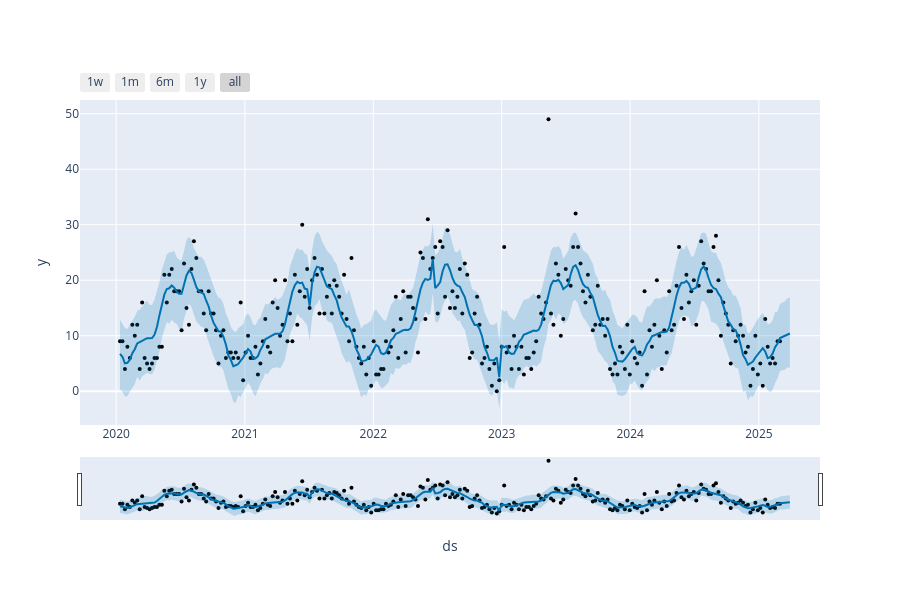
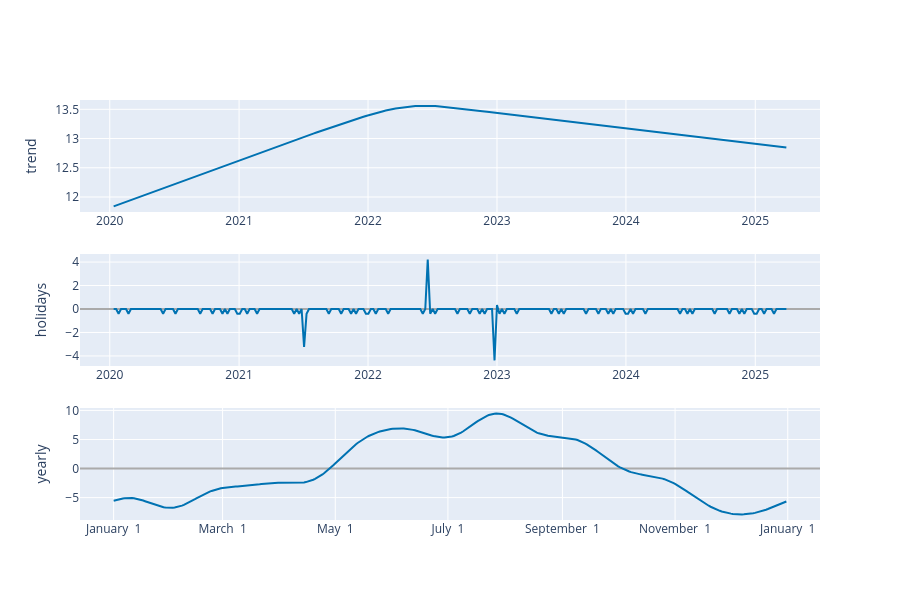

Write notebook code for charts like these, in order.
### Markdown cell above
## Plots and Evaluation of the Model

### Code cell
fig1 = plot_plotly(m, forecast)
fig1.show()

fig2 = plot_components_plotly(m, forecast)
fig2.show()

### Figure 1 — Plotly figure (JSON) as saved in the notebook; plotly's stock layout.template omitted (floating-point values rounded to 4 significant figures; data arrays with more than 128 entries replaced by an {"elided": "..."} marker saying what was removed)
{"data": [{"marker": {"color": "black", "size": 4}, "mode": "markers", "name": "Actual", "type": "scatter", "x": {"elided": "269 str values"}, "y": {"elided": "269 int values"}}, {"hoverinfo": "skip", "line": {"width": 0}, "mode": "lines", "type": "scatter", "x": {"elided": "273 str values"}, "y": {"elided": "273 float values"}}, {"fill": "tonexty", "fillcolor": "rgba(0, 114, 178, 0.2)", "line": {"color": "#0072B2", "width": 2}, "mode": "lines", "name": "Predicted", "type": "scatter", "x": {"elided": "273 str values"}, "y": {"elided": "273 float values"}}, {"fill": "tonexty", "fillcolor": "rgba(0, 114, 178, 0.2)", "hoverinfo": "skip", "line": {"width": 0}, "mode": "lines", "type": "scatter", "x": {"elided": "273 str values"}, "y": {"elided": "273 float values"}}], "layout": {"height": 600, "showlegend": false, "width": 900, "xaxis": {"rangeselector": {"buttons": [{"count": 7, "label": "1w", "step": "day", "stepmode": "backward"}, {"count": 1, "label": "1m", "step": "month", "stepmode": "backward"}, {"count": 6, "label": "6m", "step": "month", "stepmode": "backward"}, {"count": 1, "label": "1y", "step": "year", "stepmode": "backward"}, {"step": "all"}]}, "rangeslider": {"visible": true}, "title": {"text": "ds"}, "type": "date"}, "yaxis": {"title": {"text": "y"}}}}

### Figure 2 — Plotly figure (JSON) as saved in the notebook; plotly's stock layout.template omitted (floating-point values rounded to 4 significant figures; data arrays with more than 128 entries replaced by an {"elided": "..."} marker saying what was removed)
{"data": [{"line": {"color": "#0072B2", "width": 2}, "mode": "lines", "name": "trend", "type": "scatter", "x": {"elided": "273 str values"}, "xaxis": "x", "y": {"elided": "273 float values"}, "yaxis": "y"}, {"line": {"color": "rgba(0, 114, 178, 0.2)", "width": 0}, "mode": "lines", "name": "trend_upper", "type": "scatter", "x": {"elided": "273 str values"}, "xaxis": "x", "y": {"elided": "273 float values"}, "yaxis": "y"}, {"fill": "tonexty", "fillcolor": "rgba(0, 114, 178, 0.2)", "line": {"color": "rgba(0, 114, 178, 0.2)", "width": 0}, "mode": "lines", "name": "trend_lower", "type": "scatter", "x": {"elided": "273 str values"}, "xaxis": "x", "y": {"elided": "273 float values"}, "yaxis": "y"}, {"line": {"color": "#0072B2", "width": 2}, "mode": "lines", "name": "holidays", "text": {"elided": "273 str values"}, "type": "scatter", "x": {"elided": "273 str values"}, "xaxis": "x2", "y": {"elided": "273 float values"}, "yaxis": "y2"}, {"line": {"color": "#0072B2", "width": 2}, "mode": "lines", "name": "yearly", "type": "scatter", "x": {"elided": "365 str values"}, "xaxis": "x3", "y": {"elided": "365 float values"}, "yaxis": "y3"}], "layout": {"height": 600, "showlegend": false, "width": 900, "xaxis": {"anchor": "y", "domain": [0, 1], "range": ["2019-10-08T19:12:00", "2025-07-03T04:48:00"], "type": "date"}, "xaxis2": {"anchor": "y2", "domain": [0, 1], "range": ["2019-10-08T19:12:00", "2025-07-03T04:48:00"], "type": "date"}, "xaxis3": {"anchor": "y3", "domain": [0, 1], "range": ["2016-12-13T18:54:02.958904115", "2018-01-18T11:04:57.863013581"], "tickformat": "%B %e", "type": "date"}, "yaxis": {"anchor": "x", "domain": [0.7333, 1], "rangemode": "normal", "title": {"text": "trend"}, "zerolinecolor": "#AAA"}, "yaxis2": {"anchor": "x2", "domain": [0.3667, 0.6333], "rangemode": "tozero", "title": {"text": "holidays"}, "zerolinecolor": "#AAA"}, "yaxis3": {"anchor": "x3", "domain": [0, 0.2667], "title": {"text": "yearly"}, "zerolinecolor": "#AAA"}}}
